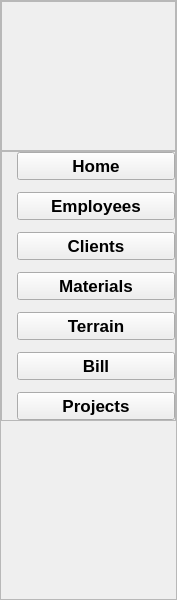
     <widget class="QWidget" name="leftMenu_2" native="true">
      <property name="geometry">
       <rect>
        <x>20</x>
        <y>10</y>
        <width>177</width>
        <height>600</height>
       </rect>
      </property>
      <property name="minimumSize">
       <size>
        <width>177</width>
        <height>600</height>
       </size>
      </property>
      <property name="maximumSize">
       <size>
        <width>177</width>
        <height>600</height>
       </size>
      </property>
      <layout class="QVBoxLayout" name="verticalLayout_21">
       <property name="spacing">
        <number>0</number>
       </property>
       <property name="leftMargin">
        <number>0</number>
       </property>
       <property name="topMargin">
        <number>0</number>
       </property>
       <property name="rightMargin">
        <number>0</number>
       </property>
       <property name="bottomMargin">
        <number>0</number>
       </property>
       <item>
        <widget class="QFrame" name="frame_28">
         <property name="frameShape">
          <enum>QFrame::StyledPanel</enum>
         </property>
         <property name="frameShadow">
          <enum>QFrame::Raised</enum>
         </property>
         <layout class="QVBoxLayout" name="verticalLayout_22">
          <property name="spacing">
           <number>0</number>
          </property>
          <property name="leftMargin">
           <number>0</number>
          </property>
          <property name="topMargin">
           <number>0</number>
          </property>
          <property name="rightMargin">
           <number>0</number>
          </property>
          <property name="bottomMargin">
           <number>0</number>
          </property>
          <item>
           <widget class="QFrame" name="frame_29">
            <property name="minimumSize">
             <size>
              <width>150</width>
              <height>150</height>
             </size>
            </property>
            <property name="maximumSize">
             <size>
              <width>200</width>
              <height>150</height>
             </size>
            </property>
            <property name="frameShape">
             <enum>QFrame::StyledPanel</enum>
            </property>
            <property name="frameShadow">
             <enum>QFrame::Raised</enum>
            </property>
            <widget class="QLabel" name="label_86">
             <property name="geometry">
              <rect>
               <x>-20</x>
               <y>-40</y>
               <width>230</width>
               <height>230</height>
              </rect>
             </property>
             <property name="minimumSize">
              <size>
               <width>230</width>
               <height>230</height>
              </size>
             </property>
             <property name="maximumSize">
              <size>
               <width>230</width>
               <height>230</height>
              </size>
             </property>
             <property name="text">
              <string/>
             </property>
             <property name="pixmap">
              <pixmap>D:/Documents/Projet c++/logo.png</pixmap>
             </property>
             <property name="scaledContents">
              <bool>true</bool>
             </property>
            </widget>
           </widget>
          </item>
          <item alignment="Qt::AlignTop">
           <widget class="QFrame" name="frame_30">
            <property name="frameShape">
             <enum>QFrame::StyledPanel</enum>
            </property>
            <property name="frameShadow">
             <enum>QFrame::Raised</enum>
            </property>
            <layout class="QVBoxLayout" name="verticalLayout_23">
             <property name="spacing">
              <number>12</number>
             </property>
             <property name="leftMargin">
              <number>15</number>
             </property>
             <property name="topMargin">
              <number>0</number>
             </property>
             <property name="rightMargin">
              <number>0</number>
             </property>
             <property name="bottomMargin">
              <number>0</number>
             </property>
             <item>
              <widget class="QPushButton" name="pushButton_21">
               <property name="font">
                <font>
                 <pointsize>13</pointsize>
                 <weight>75</weight>
                 <bold>true</bold>
                </font>
               </property>
               <property name="text">
                <string>Home</string>
               </property>
               <property name="icon">
                <iconset>
                 <normaloff>:/whiteIcons/assets/icons/white/home.svg</normaloff>:/whiteIcons/assets/icons/white/home.svg</iconset>
               </property>
               <property name="iconSize">
                <size>
                 <width>24</width>
                 <height>24</height>
                </size>
               </property>
              </widget>
             </item>
             <item>
              <widget class="QPushButton" name="pushButton_22">
               <property name="font">
                <font>
                 <pointsize>13</pointsize>
                 <weight>75</weight>
                 <bold>true</bold>
                </font>
               </property>
               <property name="text">
                <string>Employees</string>
               </property>
               <property name="iconSize">
                <size>
                 <width>24</width>
                 <height>24</height>
                </size>
               </property>
              </widget>
             </item>
             <item>
              <widget class="QPushButton" name="pushButton_23">
               <property name="font">
                <font>
                 <pointsize>13</pointsize>
                 <weight>75</weight>
                 <bold>true</bold>
                </font>
               </property>
               <property name="text">
                <string>Clients</string>
               </property>
               <property name="iconSize">
                <size>
                 <width>24</width>
                 <height>24</height>
                </size>
               </property>
              </widget>
             </item>
             <item>
              <widget class="QPushButton" name="pushButton_24">
               <property name="font">
                <font>
                 <pointsize>13</pointsize>
                 <weight>75</weight>
                 <bold>true</bold>
                </font>
               </property>
               <property name="text">
                <string>Materials</string>
               </property>
               <property name="iconSize">
                <size>
                 <width>24</width>
                 <height>24</height>
                </size>
               </property>
              </widget>
             </item>
             <item>
              <widget class="QPushButton" name="pushButton_25">
               <property name="font">
                <font>
                 <pointsize>13</pointsize>
                 <weight>75</weight>
                 <bold>true</bold>
                </font>
               </property>
               <property name="text">
                <string>Terrain</string>
               </property>
              </widget>
             </item>
             <item>
              <widget class="QPushButton" name="pushButton_26">
               <property name="font">
                <font>
                 <pointsize>13</pointsize>
                 <weight>75</weight>
                 <bold>true</bold>
                </font>
               </property>
               <property name="text">
                <string>Bill</string>
               </property>
              </widget>
             </item>
             <item>
              <widget class="QPushButton" name="pushButton_27">
               <property name="font">
                <font>
                 <pointsize>13</pointsize>
                 <weight>75</weight>
                 <bold>true</bold>
                </font>
               </property>
               <property name="text">
                <string>Projects</string>
               </property>
               <property name="iconSize">
                <size>
                 <width>24</width>
                 <height>24</height>
                </size>
               </property>
              </widget>
             </item>
            </layout>
           </widget>
          </item>
         </layout>
        </widget>
       </item>
      </layout>
     </widget>
